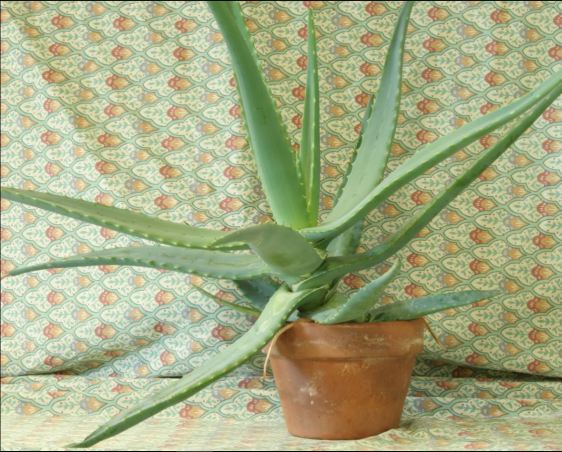
#> input picture images/3/view81.png, 1123 x 903 px (shown at 1/2 size)
$ python '3图像拼接.py'
#> lines starting #> are read from the running program, lines starting #| are printed output that depends on the picture; after the words box and inside, x2 and y2 are one past the last pixel; in counts of white or black regions, pixels touching at a corner belong together
#导入库
import cv2
import numpy as np
import sys
from PIL import Image
#图像显示函数
def show(name,img):
    cv2.imshow(name, img)
    cv2.waitKey(0)
    cv2.destroyAllWindows()

#显示匹配到的特征点
def drawMatches(imageA, imageB, kpsA, kpsB, matches):
    # 初始化可视化图片，将A、B图左右连接到一起
    (hA, wA) = imageA.shape[:2]
    (hB, wB) = imageB.shape[:2]
    vis = np.zeros((max(hA, hB), wA + wB, 3), dtype="uint8")
    vis[0:hA, 0:wA] = imageA
    vis[0:hB, wA:] = imageB
    # 联合遍历，画出匹配对
    for (trainIdx, queryIdx) in matches:
        # 当点对匹配成功时，画到可视化图上
        # 画出匹配对
        ptA = (int(kpsA[trainIdx][0]), int(kpsA[trainIdx][1]))
        ptB = (int(kpsB[queryIdx][0]) + wA, int(kpsB[queryIdx][1]))
        cv2.line(vis, ptA, ptB, (0, 255, 0), 1)
    # 返回可视化结果
    return vis


# 检测A、B图片的SIFT关键特征点，并计算特征描述子
def detectAndDescribe(image):
    # 建立SIFT生成器
    #sift = cv2.xfeatures2d.SURF_create()
    sift = cv2.SIFT_create()
    # 检测SIFT特征点，并计算描述子
    (kps, features) = sift.detectAndCompute(image, None)
    # 将结果转换成NumPy数组
    # cv2.imshow("kpsA", kps)
    # #cv2.imshow("kpsB", kpsB)
    # cv2.waitKey(0)

    kps = np.float32([kp.pt for kp in kps])
    # 返回特征点集，及对应的描述特征
    return (kps, features)


#读取输入图片
ima = cv2.imread("images//3//view81.png")
#> ima is the input picture: shape (903, 1123, 3); mean B, G, R 131.7, 171.4, 165.2
imb = cv2.imread("images//3//view8.png")
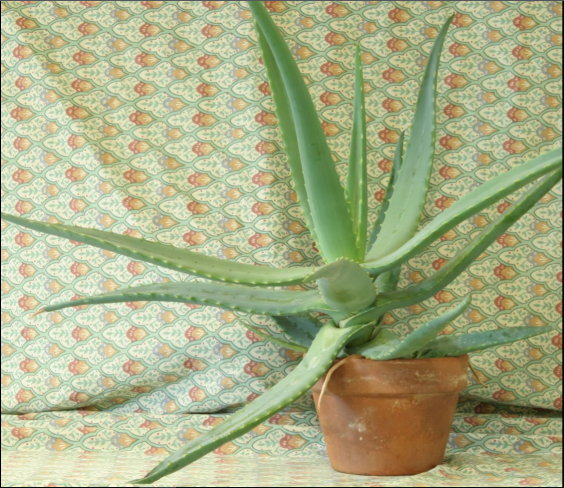
#> input picture images/3/view8.png, 1127 x 975 px (shown at 1/2 size)
#> imb is the input picture: shape (975, 1127, 3); mean B, G, R 134.2, 174.4, 168.4
# ima = cv2.imread("images//3//1_02.jpg")
# imb = cv2.imread("images//3//1_01.jpg")
A = ima.copy()
B = imb.copy()
imageA = cv2.resize(A,(0,0),fx=0.2,fy=0.2)
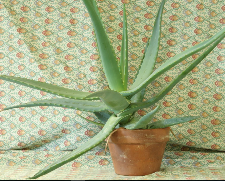
#> imageA: shape (181, 225, 3); mean B, G, R 131.5, 171.2, 165
imageB = cv2.resize(B,(imageA.shape[1],imageA.shape[0]))
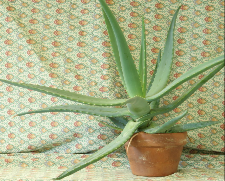
#> imageB: shape (181, 225, 3); mean B, G, R 134.7, 175.1, 169.1

#检测A、B图片的SIFT关键特征点，并计算特征描述子
kpsA, featuresA = detectAndDescribe(imageA)
#> in detectAndDescribe, `(kps, features) = sift.detectAndCompute(image, None)`: kps = 394 keypoints; strongest (x, y, size): (112, 121, 6.9), (145, 177, 3), (122, 123, 5.2), (24, 149, 3)
#> in detectAndDescribe, `kps = np.float32([kp.pt for kp in kps])`: kps = 394 pairs, first value 4.61 to 221.6, second value 2.56 to 177.2
#> kpsA has the same summary as kps in detectAndDescribe
kpsB, featuresB = detectAndDescribe(imageB)
#> in detectAndDescribe (call 2), `(kps, features) = sift.detectAndCompute(image, None)`: kps = 458 keypoints; strongest (x, y, size): (88, 152, 2.2), (130, 127, 7.2), (70, 173, 2.8), (140, 128, 4.8)
#> kpsB = 458 pairs, first value 3.16 to 222, second value 2.61 to 177.5
#
# cv2.imshow("kpsA",kpsA)
# cv2.imshow("kpsB",kpsB)
# cv2.waitKey(0)


# 建立暴力匹配器
bf = cv2.BFMatcher()
# 使用KNN检测来自A、B图的SIFT特征匹配对，K=2
matches = bf.knnMatch(featuresA, featuresB, 2)
#> matches = 394 matches
good = []
for m in matches:
    # 当最近距离跟次近距离的比值小于ratio值时，保留此匹配对
    if len(m) == 2 and m[0].distance < m[1].distance * 0.75:
        # 存储两个点在featuresA, featuresB中的索引值
        good.append((m[0].trainIdx, m[0].queryIdx))
#> after the loop, good = 56 pairs, first value 37 to 440, second value 12 to 390


vis = drawMatches(imageB, imageA, kpsB, kpsA, good)
#> in drawMatches, `vis[0:hB, wA:] = imageB`:
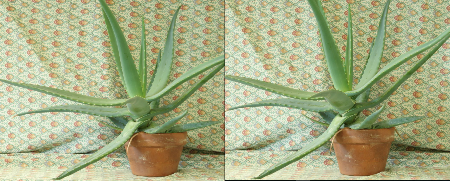
#> vis: shape (181, 450, 3); mean B, G, R 133.1, 173.1, 167
#> the loop in drawMatches, `for (trainIdx, queryIdx) in matches:` made 56 passes
#> (trainIdx, queryIdx, ptA, ptB) on passes 1 to 12: (37, 12, (23, 41), (238, 30)), (41, 13, (23, 146), (239, 143)), (49, 26, (28, 64), (243, 54)), (50, 27, (28, 64), (243, 54)), (52, 29, (29, 41), (244, 30)), (58, 33, (34, 58), (249, 48)), (60, 36, (34, 55), (249, 45)), (62, 39, (35, 142), (250, 140)), (68, 44, (40, 136), (255, 133)), (131, 47, (67, 92), (257, 81)), (76, 48, (45, 75), (259, 66)), (80, 54, (47, 138), (262, 135))
#> after the loop in drawMatches, `for (trainIdx, queryIdx) in matches:`:
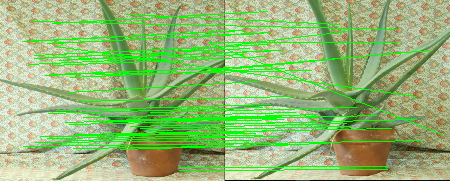
#> vis: shape (181, 450, 3); 11.96% of pixels changed, all inside (x1, y1, x2, y2) = (23, 11, 443, 171)
cv2.imwrite("images\\3\\res81.jpg",vis)

# 当筛选后的匹配对大于4时，计算视角变换矩阵
if len(good) > 4:
    # 获取匹配对的点坐标
    ptsA = np.float32([kpsA[i] for (_, i) in good])
#> ptsA = 56 pairs, first value 13.77 to 217.3, second value 11.41 to 169.7
    ptsB = np.float32([kpsB[i] for (i, _) in good])
#> ptsB = 56 pairs, first value 23.13 to 211.3, second value 14.39 to 170.7
    # 计算视角变换矩阵
    H, status = cv2.findHomography(ptsA, ptsB, cv2.RANSAC,4.0)
#> H = [[0.938, -0.00523, 10.22], [-0.07, 0.844, 17.29], [-0.00063, -0.000373, 1]]; status = 56 values, max 1 at index 0, min 0 at index 9, mean 0.732

# 匹配两张图片的所有特征点，返回匹配结果
M = (matches, H, status)
# 如果返回结果为空，没有匹配成功的特征点，退出程序
if M is None:
    print("无匹配结果")
    sys.exit()
# 否则，提取匹配结果
# H是3x3视角变换矩阵
(matches, H, status) = M
# 将图片A进行视角变换，result是变换后图片
result = cv2.warpPerspective(imageA, H, (imageA.shape[1] + imageB.shape[1], imageA.shape[0]))
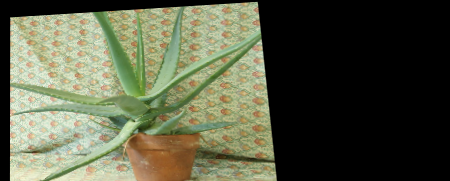
#> result: shape (181, 450, 3); mean B, G, R 69.4, 91.3, 88.1
# 将图片B传入result图片最左端
result[0:imageB.shape[0], 0:imageB.shape[1]] = imageB
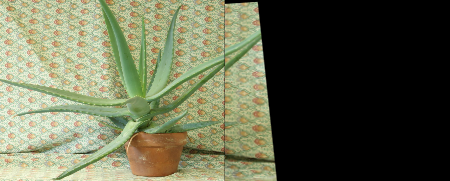
#> result: shape (181, 450, 3); mean B, G, R 78.3, 102.6, 99.1
#show('res',result)
cv2.imwrite("images\\3\\res8.jpg",result)
print(result.shape)
#| (181, 450, 3)
